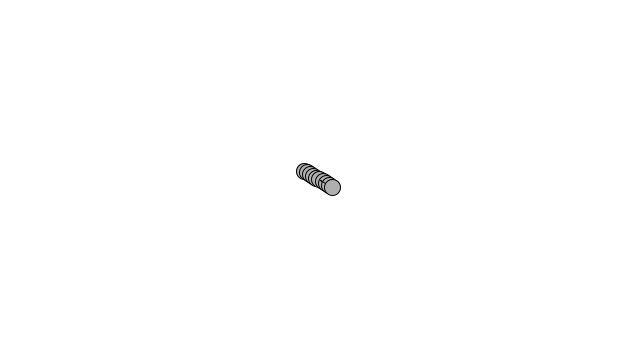
Frame 1 (no input)
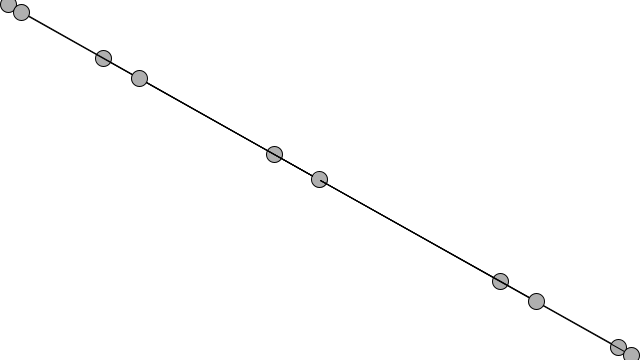
Frame 60 (the mouse pressed at the canvas centre just before this capture)
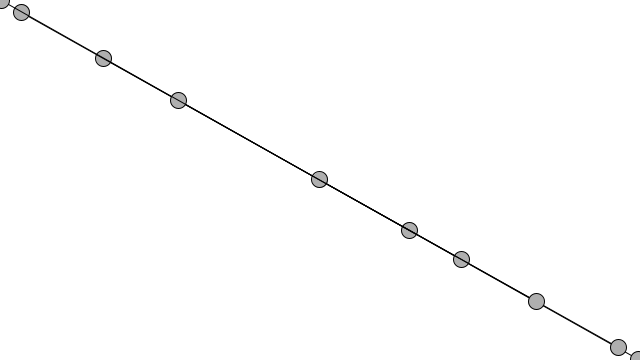
Frame 120 (the mouse held since frame 60 and released just before this capture)

The Processing sketch that drew these frames (run headless with seeded random() and noise(); from frame 60 on, the mouse is pressed at the canvas centre):

// Processing sketch: ex_3_7
// ── ex_3_7.pde
Oscillator[] oscillators = new Oscillator[10];

void setup() {
    size(640, 360);
    smooth();
    background(255);
    float xd = 0;
    float yd = 0;
    float wd = 0;
    float hd = 0;
    for (int i = 0; i < oscillators.length; i++) {
        oscillators[i] = new Oscillator(
                new PVector(),
                new PVector(-0.05+xd, -0.05+yd),
                new PVector(width/2, height/2)
        );
        xd += 0.01;
        yd += 0.01;
    }
}

void draw() {
    background(255);

    for (int i = 0; i < oscillators.length; i++) {
        oscillators[i].oscillate();
        oscillators[i].display();
    }
}


class Oscillator {
    PVector angle;
    PVector velocity;
    PVector amplitude;

    Oscillator() {
        angle = new PVector();
        velocity = new PVector(random(-0.05, 0.05), random(-0.05, 0.05));
        amplitude = new PVector(random(width/2), random(height/2));
    }
    
    Oscillator(PVector a, PVector v, PVector amp) {
        angle = a;
        velocity = v;
        amplitude = amp; 
    }

    void oscillate() {
        angle.add(velocity);
    }

    void display() {
        float x = sin(angle.x) * amplitude.x;
        float y = sin(angle.y) * amplitude.y;

        pushMatrix();
        translate(width/2, height/2);
        stroke(0);
        fill(175);
        line(0, 0, x, y);
        ellipse(x, y, 16, 16);
        popMatrix();
    }
}
